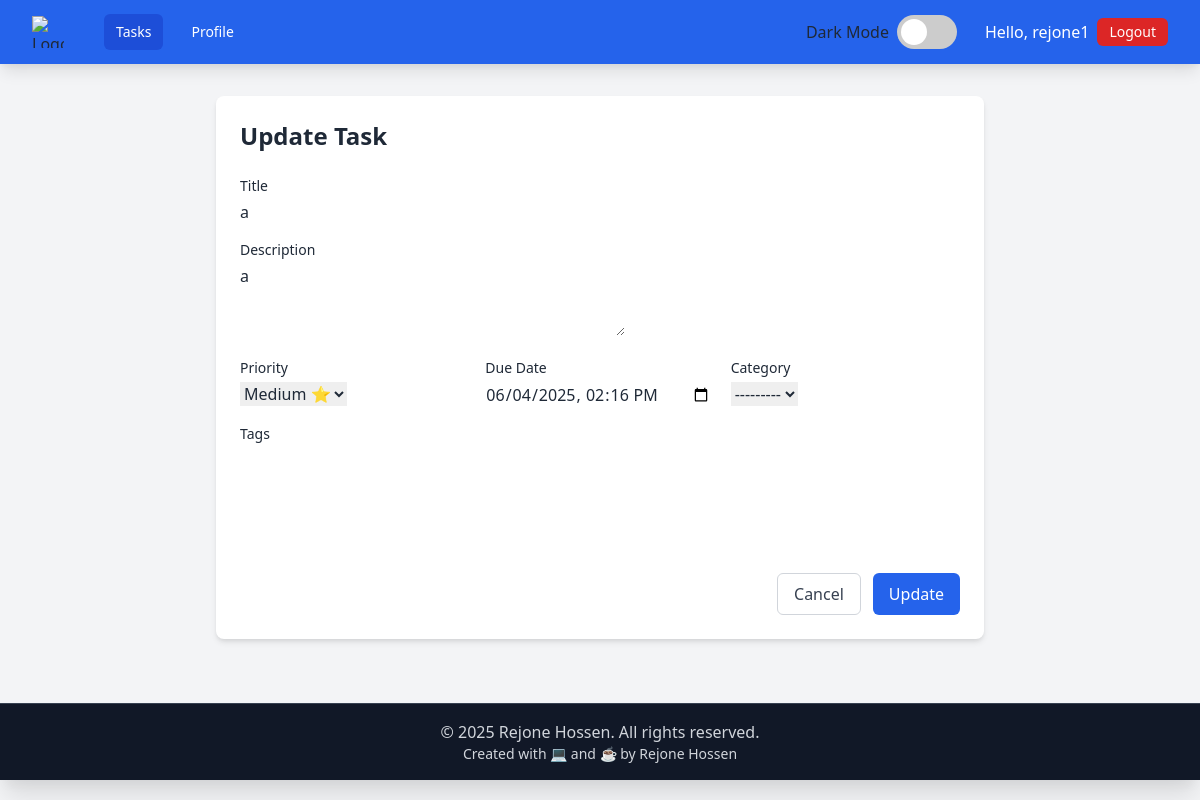
The page /update/1/ (signed in) on the database its author committed.
### core/models.py (models this page shows, shortened)
class CustomUser(AbstractUser):
    email = models.EmailField(unique=True)
    profile_picture = models.ImageField(
        upload_to=user_profile_image_path,
        default='default_profile.png',
        blank=True,
        null=True
    )
    bio = models.TextField(blank=True, null=True)
    theme = models.CharField(
        max_length=10,
        choices=[('light', 'Light'), ('dark', 'Dark')],
        default='light'
    )
    is_premium = models.BooleanField(default=True)  # All users premium by default in your project
    created_at = models.DateTimeField(default=timezone.now)
    updated_at = models.DateTimeField(auto_now=True)
    USERNAME_FIELD = 'username'
    REQUIRED_FIELDS = ['email']

class Task(models.Model):
    user = models.ForeignKey(CustomUser, on_delete=models.CASCADE, null=True, blank=True)
    title = models.CharField(max_length=200, null=True, blank=True)
    description = models.TextField(blank=True, null=True)
    priority = models.CharField(max_length=1, choices=PRIORITY_CHOICES, default='M', null=True, blank=True)
    completed = models.BooleanField(default=False)
    created_at = models.DateTimeField(auto_now_add=True)
    updated_at = models.DateTimeField(auto_now=True)
    due_date = models.DateTimeField(blank=True, null=True)
    category = models.ForeignKey(Category, on_delete=models.SET_NULL, blank=True, null=True)
    tags = models.ManyToManyField(Tag, blank=True)
    order = models.PositiveIntegerField(default=0)
    class Meta:
        ordering = ['order', '-priority', 'due_date']

### core/views.py (the view)
# urls.py: path('update/<int:pk>/', views.task_update, name='task_update'),
@login_required
def task_update(request, pk):
    task = get_object_or_404(Task, pk=pk, user=request.user)
    if request.method == 'POST':
        form = TaskForm(request.POST, instance=task, user=request.user)
        if form.is_valid():
            form.save()
            messages.success(request, 'Task updated successfully!')
            return redirect('task_list')
    else:
        form = TaskForm(instance=task, user=request.user)
    return render(request, 'tasks/task_form.html', {'form': form, 'action': 'Update'})

### core/forms.py
class TaskForm(forms.ModelForm):
    def __init__(self, *args, **kwargs):
        user = kwargs.pop('user', None)
        super(TaskForm, self).__init__(*args, **kwargs)
        if user:
            self.fields['category'].queryset = Category.objects.filter(user=user)
            self.fields['tags'].queryset = Tag.objects.filter(user=user)
    due_date = forms.DateTimeField(
        widget=forms.DateTimeInput(attrs={'type': 'datetime-local'}),
        required=False
    )
    class Meta:
        model = Task
        fields = ['title', 'description', 'priority', 'due_date', 'category', 'tags']
        widgets = {
            'description': forms.Textarea(attrs={'rows': 3}),
        }

### template/tasks/task_form.html (shortened to what this page needs)
{% extends "base.html" %}
{% block content %}
<div class="max-w-3xl mx-auto bg-white dark:bg-gray-800 rounded-lg shadow-md p-6">
    <h1 class="text-2xl font-bold mb-6">{{ action }} Task</h1>
    <form method="post" class="space-y-4">
        <div>
            <label class="block text-sm font-medium mb-1">Title</label>
            {{ form.title }}
        </div>
        <div>
            <label class="block text-sm font-medium mb-1">Description</label>
            {{ form.description }}
        </div>
        <div class="grid grid-cols-1 md:grid-cols-3 gap-4">
            <div>
                <label class="block text-sm font-medium mb-1">Priority</label>
                {{ form.priority }}
            </div>
            <div>
                <label class="block text-sm font-medium mb-1">Due Date</label>
                {{ form.due_date }}
            </div>
            <div>
                <label class="block text-sm font-medium mb-1">Category</label>
                {{ form.category }}
            </div>
        </div>
        <div>
            <label class="block text-sm font-medium mb-1">Tags</label>
        </div>
        <div class="flex justify-end space-x-3 pt-4">
            <a href="{% url 'task_list' %}" class="px-4 py-2 border border-gray-300 rounded-md text-gray-700 dark:text-gray-300 hover:bg-gray-50 dark:hover:bg-gray-700">
                Cancel
            </a>
            <button type="submit" class="px-4 py-2 bg-blue-600 text-white rounded-md hover:bg-blue-700">
                {{ action }}
            </button>
        </div>
    </form>
</div>
{% endblock %}

### template/base.html (shortened to what this page needs)
{% load static %}
<!DOCTYPE html>
<html lang="en" class="{% if dark_mode %}dark{% endif %}">
<head>
    <link href="https://cdn.jsdelivr.net/npm/tailwindcss@2.2.19/dist/tailwind.min.css" rel="stylesheet">
    <link rel="stylesheet" href="https://cdnjs.cloudflare.com/ajax/libs/font-awesome/6.0.0-beta3/css/all.min.css">
    <link rel="stylesheet" href="{% static 'css/styles.css' %}">
</head>
<body class="bg-gray-100 dark:bg-gray-900 text-gray-800 dark:text-gray-200 transition-colors duration-200">
    <nav class="bg-blue-600 dark:bg-gray-800 shadow-lg">
        <div class="max-w-7xl mx-auto px-4 sm:px-6 lg:px-8">
            <div class="flex items-center justify-between h-16">
                <div class="flex items-center">
                    <div class="flex-shrink-0">
                        <img class="h-8 w-8" src="{% static 'images/logo.png' %}" alt="Logo">
                    </div>
                    <div class="hidden md:block">
                        <div class="ml-10 flex items-baseline space-x-4">
                            <a href="{% url 'task_list' %}" class="px-3 py-2 rounded-md text-sm font-medium text-white bg-blue-700 dark:bg-gray-700">Tasks</a>
                            <a href="{% url 'profile' %}" class="px-3 py-2 rounded-md text-sm font-medium text-white hover:bg-blue-700 dark:hover:bg-gray-700">Profile</a>
                        </div>
                    </div>
                </div>
                <div class="hidden md:block">
                    <div class="ml-4 flex items-center md:ml-6">
                        <div class="mr-4 flex items-center">
                            <span class="mr-2">Dark Mode</span>
                            <label class="switch">
                                <span class="slider round"></span>
                            </label>
                        </div>
                        <div class="ml-3 relative">
                            <div class="flex items-center">
                                <span class="mr-2 text-white">Hello, {{ request.user.username }}</span>
                                <a href="{% url 'logout' %}" class="px-3 py-1 rounded-md text-sm font-medium text-white bg-red-600 hover:bg-red-700">Logout</a>
                            </div>
                        </div>
                    </div>
                </div>
            </div>
        </div>
    </nav>
    <div class="container mx-auto px-4 py-8">
        {% block content %}{% endblock %}
    </div>
    <footer class="bg-gray-900 text-gray-300 text-center py-4 mt-8 shadow-xl border-t border-gray-700">
        <p>© <span id="year"></span> Rejone Hossen. All rights reserved.</p>
        <p class="text-sm">Created with 💻 and ☕ by Rejone Hossen</p>
    </footer>
</body>
</html>

### static/css/styles.css (style rules this page uses)
.switch { position: relative; display: inline-block; width: 60px; height: 34px; }
.slider { position: absolute; cursor: pointer; top: 0; left: 0; right: 0; bottom: 0; background-color: #ccc; transition: .4s; }
.slider:before { position: absolute; content: ""; height: 26px; width: 26px; left: 4px; bottom: 4px; background-color: white; transition: .4s; }
.slider.round { border-radius: 34px; }
.slider.round:before { border-radius: 50%; }
body, .task-card, .modal-content { transition: background-color 0.3s ease, color 0.3s ease; }

### rows shown on the page
CustomUser: user.username "rejone1"
Task: title "a", description "a", priority "Medium ⭐", due_date "06/04/2025 14:16", category "---------"

### other values the page prints
{{ action }} "Update"
